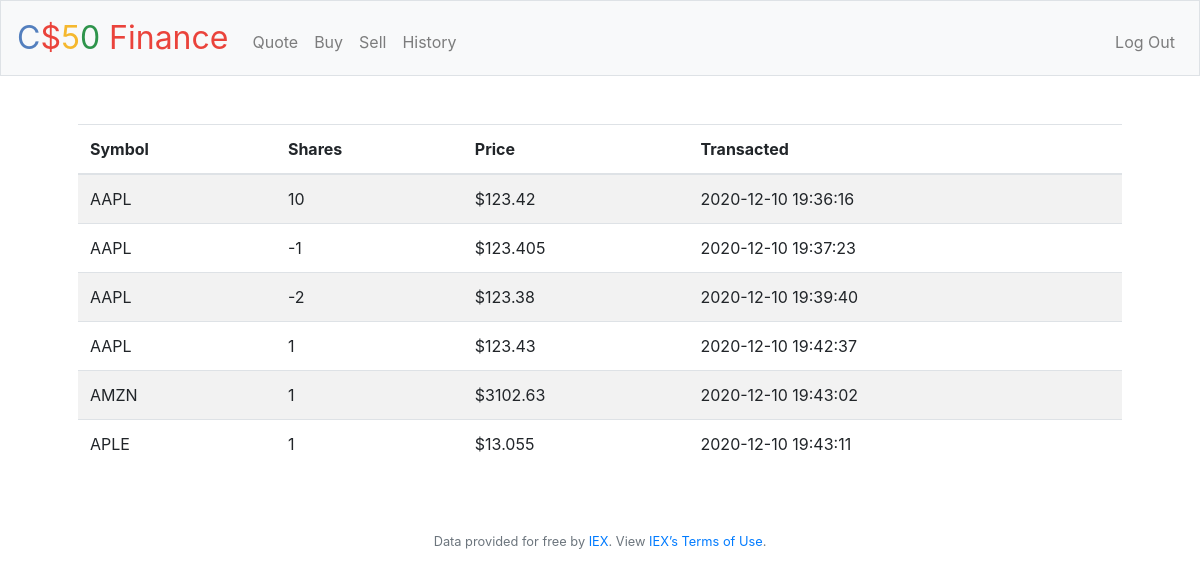
The app's page /history (signed in) with its own data.
### tables this page shows
CREATE TABLE 'history' (stock TEXT NOT NULL,'shares' text NOT NULL, price NUMERIC NOT NULL, user_id INTEGER NOT NULL, date TEXT NOT NULL, FOREIGN KEY (user_id) REFERENCES users(id));

### pset8 Information Tracks=Web/finance/application.py (the view)
@app.route("/history")
@login_required
def history():
    hist = []
    portfolio = db.execute("SELECT * FROM history WHERE user_id = :user_id;", user_id = session['user_id'])
    for row in portfolio:
        sym = row['stock']
        share = row['shares']
        price = row['price']
        date = row['date']
        hist.append({'symbol' : sym, 'shares' : share, 'price' : price, 'date' : date})
    return render_template("history.html", hist = hist)

### pset8 Information Tracks=Web/finance/application.py (called while the page is built)
@app.after_request
def after_request(response):
    response.headers["Cache-Control"] = "no-cache, no-store, must-revalidate"
    response.headers["Expires"] = 0
    response.headers["Pragma"] = "no-cache"
    return response

### pset8 Information Tracks=Web/finance/helpers.py (called while the page is built)
def login_required(f):
    @wraps(f)
    def decorated_function(*args, **kwargs):
        if session.get("user_id") is None:
            return redirect("/login")
        return f(*args, **kwargs)
    return decorated_function

### pset8 Information Tracks=Web/finance/templates/history.html (shortened to what this page needs)
{% extends "layout.html" %}
{% block main %}
    <table class="table table-striped">
        <thead>
            <tr>
                <th>Symbol</th>
                <th>Shares</th>
                <th>Price</th>
                <th>Transacted</th>
            </tr>
        </thead>
        <tbody>
            {% for row in hist %}
                <tr>
                    <td>{{ row['symbol'] }}</td>
                    <td>{{ row['shares'] }}</td>
                    <td>${{ row['price'] }}</td>
                    <td>{{ row['date'] }}</td>
                </tr>
            {% endfor %}
        </tbody>
    </table>
{% endblock %}

### pset8 Information Tracks=Web/finance/templates/layout.html (shortened to what this page needs)
<!DOCTYPE html>
<html lang="en">
    <head>
        <link href="https://maxcdn.bootstrapcdn.com/bootstrap/4.1.3/css/bootstrap.min.css" rel="stylesheet">
        <link href="/static/styles.css" rel="stylesheet">
    </head>
    <body>
        <nav class="navbar navbar-expand-md navbar-light bg-light border">
            <a class="navbar-brand" href="/"><span class="blue">C</span><span class="red">$</span><span class="yellow">5</span><span class="green">0</span> <span class="red">Finance</span></a>
            <div class="collapse navbar-collapse" id="navbar">
                {% if session.user_id %}
                    <ul class="navbar-nav mr-auto mt-2">
                        <li class="nav-item"><a class="nav-link" href="/quote">Quote</a></li>
                        <li class="nav-item"><a class="nav-link" href="/buy">Buy</a></li>
                        <li class="nav-item"><a class="nav-link" href="/sell">Sell</a></li>
                        <li class="nav-item"><a class="nav-link" href="/history">History</a></li>
                    </ul>
                    <ul class="navbar-nav ml-auto mt-2">
                        <li class="nav-item"><a class="nav-link" href="/logout">Log Out</a></li>
                    </ul>
                {% else %}
                    <ul class="navbar-nav ml-auto mt-2">
                        <li class="nav-item"><a class="nav-link" href="/register">Register</a></li>
                        <li class="nav-item"><a class="nav-link" href="/login">Log In</a></li>
                    </ul>
                {% endif %}
            </div>
        </nav>
        <main class="container p-5">
            {% block main %}{% endblock %}
        </main>
        <footer class="small text-center text-muted">
            Data provided for free by <a href="https://iextrading.com/developer">IEX</a>. View <a href="https://iextrading.com/api-exhibit-a/">IEX’s Terms of Use</a>.
        </footer>
    </body>
</html>

### pset8 Information Tracks=Web/finance/static/styles.css (style rules this page uses)
nav .navbar-brand { font-size: xx-large; }
nav .navbar-brand .blue { color: #537fbe; }
nav .navbar-brand .red { color: #ea433b; }
nav .navbar-brand .yellow { color: #f5b82e; }
nav .navbar-brand .green { color: #2e944b; }
main { overflow-x: auto; text-align: center; }
main table { text-align: left; }

### records on screen
history: symbol "AAPL", shares "10", price "123.42", date "2020-12-10 19:36:16"
history: symbol "AAPL", shares "-1", price "123.405", date "2020-12-10 19:37:23"
history: symbol "AAPL", shares "-2", price "123.38", date "2020-12-10 19:39:40"
history: symbol "AAPL", shares "1", price "123.43", date "2020-12-10 19:42:37"
history: symbol "AMZN", shares "1", price "3102.63", date "2020-12-10 19:43:02"
history: symbol "APLE", shares "1", price "13.055", date "2020-12-10 19:43:11"
